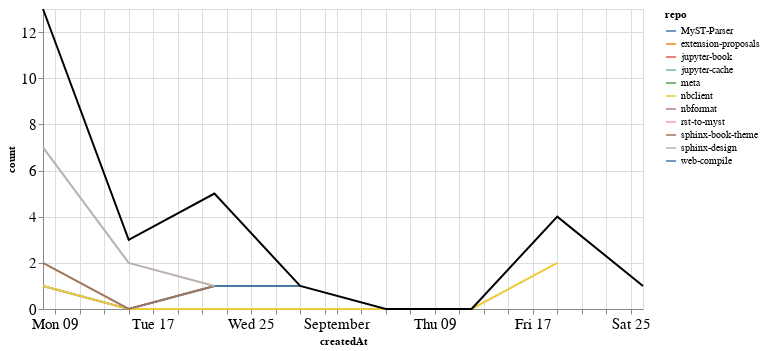

Here is the notebook cell this chart was saved with:
### Markdown cell above
### PRs

### Code cell
prs_time = prs.groupby('repo').resample('W', on='createdAt').count()['author'].reset_index()
prs_time = prs_time.rename(columns={'author': 'count'})
prs_time_total = prs_time.groupby('createdAt').agg({"count": "sum"}).reset_index()

ch1 = alt.Chart(prs_time, width=600).mark_line().encode(
    x='createdAt',
    y='count',
    color='repo',
    tooltip="repo"
)

ch2 = alt.Chart(prs_time_total, width=600).mark_line(color="black").encode(
    x='createdAt',
    y='count',
)

ch1 + ch2

### Figure 1 — Vega-Lite specification as saved in the notebook (floating-point values rounded to 4 significant figures)
{"config": {"axisLeft": {"labelFontSize": 15}, "axisBottom": {"labelFontSize": 15}}, "layer": [{"data": {"name": "data-e1d1ae8ca5f75aff2deaaf5aae19acc7"}, "mark": "line", "encoding": {"color": {"type": "nominal", "field": "repo"}, "tooltip": {"type": "nominal", "field": "repo"}, "x": {"type": "temporal", "field": "createdAt"}, "y": {"type": "quantitative", "field": "count"}}, "width": 600}, {"data": {"name": "data-cf4b144534ce3bd628b25497d27e148e"}, "mark": {"type": "line", "color": "black"}, "encoding": {"x": {"type": "temporal", "field": "createdAt"}, "y": {"type": "quantitative", "field": "count"}}, "width": 600}], "$schema": "https://vega.github.io/schema/vega-lite/v4.8.1.json", "datasets": {"data-e1d1ae8ca5f75aff2deaaf5aae19acc7": [{"repo": "MyST-Parser", "createdAt": "2021-08-08T00:00:00", "count": 1}, {"repo": "MyST-Parser", "createdAt": "2021-08-15T00:00:00", "count": 0}, {"repo": "MyST-Parser", "createdAt": "2021-08-22T00:00:00", "count": 1}, {"repo": "MyST-Parser", "createdAt": "2021-08-29T00:00:00", "count": 1}, {"repo": "extension-proposals", "createdAt": "2021-09-19T00:00:00", "count": 1}, {"repo": "jupyter-book", "createdAt": "2021-08-15T00:00:00", "count": 1}, {"repo": "jupyter-cache", "createdAt": "2021-08-08T00:00:00", "count": 1}, {"repo": "meta", "createdAt": "2021-08-08T00:00:00", "count": 1}, {"repo": "nbclient", "createdAt": "2021-08-08T00:00:00", "count": 1}, {"repo": "nbclient", "createdAt": "2021-08-15T00:00:00", "count": 0}, {"repo": "nbclient", "createdAt": "2021-08-22T00:00:00", "count": 0}, {"repo": "nbclient", "createdAt": "2021-08-29T00:00:00", "count": 0}, {"repo": "nbclient", "createdAt": "2021-09-05T00:00:00", "count": 0}, {"repo": "nbclient", "createdAt": "2021-09-12T00:00:00", "count": 0}, {"repo": "nbclient", "createdAt": "2021-09-19T00:00:00", "count": 2}, {"repo": "nbformat", "createdAt": "2021-09-19T00:00:00", "count": 1}, {"repo": "rst-to-myst", "createdAt": "2021-08-22T00:00:00", "count": 2}, {"repo": "sphinx-book-theme", "createdAt": "2021-08-08T00:00:00", "count": 2}, {"repo": "sphinx-book-theme", "createdAt": "2021-08-15T00:00:00", "count": 0}, {"repo": "sphinx-book-theme", "createdAt": "2021-08-22T00:00:00", "count": 1}, {"repo": "sphinx-design", "createdAt": "2021-08-08T00:00:00", "count": 7}, {"repo": "sphinx-design", "createdAt": "2021-08-15T00:00:00", "count": 2}, {"repo": "sphinx-design", "createdAt": "2021-08-22T00:00:00", "count": 1}, {"repo": "web-compile", "createdAt": "2021-09-26T00:00:00", "count": 1}], "data-cf4b144534ce3bd628b25497d27e148e": [{"createdAt": "2021-08-08T00:00:00", "count": 13}, {"createdAt": "2021-08-15T00:00:00", "count": 3}, {"createdAt": "2021-08-22T00:00:00", "count": 5}, {"createdAt": "2021-08-29T00:00:00", "count": 1}, {"createdAt": "2021-09-05T00:00:00", "count": 0}, {"createdAt": "2021-09-12T00:00:00", "count": 0}, {"createdAt": "2021-09-19T00:00:00", "count": 4}, {"createdAt": "2021-09-26T00:00:00", "count": 1}]}}
